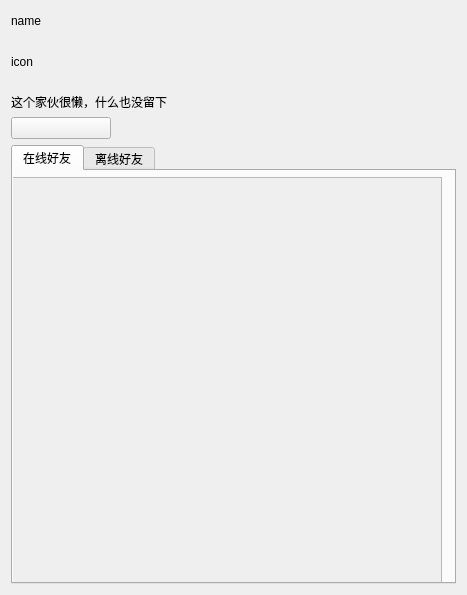
<?xml version="1.0" encoding="UTF-8"?>
<ui version="4.0">
 <class>CFriendList</class>
 <widget class="QWidget" name="CFriendList">
  <property name="geometry">
   <rect>
    <x>0</x>
    <y>0</y>
    <width>467</width>
    <height>595</height>
   </rect>
  </property>
  <property name="windowTitle">
   <string>Form</string>
  </property>
  <layout class="QVBoxLayout" name="verticalLayout">
   <item>
    <widget class="QLabel" name="lb_name">
     <property name="minimumSize">
      <size>
       <width>150</width>
       <height>20</height>
      </size>
     </property>
     <property name="maximumSize">
      <size>
       <width>150</width>
       <height>20</height>
      </size>
     </property>
     <property name="text">
      <string>name</string>
     </property>
    </widget>
   </item>
   <item>
    <widget class="QLabel" name="lb_icon">
     <property name="minimumSize">
      <size>
       <width>50</width>
       <height>50</height>
      </size>
     </property>
     <property name="maximumSize">
      <size>
       <width>50</width>
       <height>16777215</height>
      </size>
     </property>
     <property name="text">
      <string>icon</string>
     </property>
     <property name="scaledContents">
      <bool>true</bool>
     </property>
    </widget>
   </item>
   <item>
    <widget class="QLabel" name="lb_signed">
     <property name="text">
      <string>这个家伙很懒，什么也没留下</string>
     </property>
    </widget>
   </item>
   <item>
    <widget class="QPushButton" name="pb_addFriend">
     <property name="maximumSize">
      <size>
       <width>100</width>
       <height>16777215</height>
      </size>
     </property>
     <property name="text">
      <string/>
     </property>
     <property name="icon">
      <iconset resource="source.qrc">
       <normaloff>:/tx/a3f92ae9_E771320_0737bafa.png</normaloff>:/tx/a3f92ae9_E771320_0737bafa.png</iconset>
     </property>
     <property name="iconSize">
      <size>
       <width>20</width>
       <height>20</height>
      </size>
     </property>
     <property name="checkable">
      <bool>false</bool>
     </property>
    </widget>
   </item>
   <item>
    <widget class="QTabWidget" name="tbWidget_friend">
     <property name="currentIndex">
      <number>0</number>
     </property>
     <widget class="QWidget" name="tb_online">
      <attribute name="title">
       <string>在线好友</string>
      </attribute>
      <widget class="QScrollArea" name="sca_online">
       <property name="geometry">
        <rect>
         <x>-1</x>
         <y>6</y>
         <width>430</width>
         <height>431</height>
        </rect>
       </property>
       <property name="widgetResizable">
        <bool>true</bool>
       </property>
       <widget class="QWidget" name="sca_inOnline">
        <property name="geometry">
         <rect>
          <x>0</x>
          <y>0</y>
          <width>400</width>
          <height>429</height>
         </rect>
        </property>
        <property name="maximumSize">
         <size>
          <width>400</width>
          <height>16777215</height>
         </size>
        </property>
        <layout class="QVBoxLayout" name="verticalLayout_3">
         <item>
          <widget class="QWidget" name="wdg_online" native="true">
           <property name="minimumSize">
            <size>
             <width>0</width>
             <height>51</height>
            </size>
           </property>
           <property name="maximumSize">
            <size>
             <width>16777215</width>
             <height>16777215</height>
            </size>
           </property>
          </widget>
         </item>
         <item>
          <spacer name="verticalSpacer">
           <property name="orientation">
            <enum>Qt::Vertical</enum>
           </property>
           <property name="sizeHint" stdset="0">
            <size>
             <width>375</width>
             <height>346</height>
            </size>
           </property>
          </spacer>
         </item>
        </layout>
       </widget>
      </widget>
     </widget>
     <widget class="QWidget" name="tb_offline">
      <attribute name="title">
       <string>离线好友</string>
      </attribute>
      <widget class="QScrollArea" name="sca_offline">
       <property name="geometry">
        <rect>
         <x>-1</x>
         <y>6</y>
         <width>430</width>
         <height>431</height>
        </rect>
       </property>
       <property name="maximumSize">
        <size>
         <width>485</width>
         <height>491</height>
        </size>
       </property>
       <property name="widgetResizable">
        <bool>true</bool>
       </property>
       <widget class="QWidget" name="sca_inOffline">
        <property name="geometry">
         <rect>
          <x>0</x>
          <y>0</y>
          <width>400</width>
          <height>429</height>
         </rect>
        </property>
        <property name="maximumSize">
         <size>
          <width>400</width>
          <height>16777215</height>
         </size>
        </property>
        <layout class="QVBoxLayout" name="verticalLayout_2">
         <item>
          <widget class="QWidget" name="wdg_offline" native="true">
           <property name="minimumSize">
            <size>
             <width>406</width>
             <height>51</height>
            </size>
           </property>
           <property name="maximumSize">
            <size>
             <width>406</width>
             <height>16777215</height>
            </size>
           </property>
          </widget>
         </item>
         <item>
          <spacer name="verticalSpacer_2">
           <property name="orientation">
            <enum>Qt::Vertical</enum>
           </property>
           <property name="sizeHint" stdset="0">
            <size>
             <width>20</width>
             <height>406</height>
            </size>
           </property>
          </spacer>
         </item>
        </layout>
       </widget>
      </widget>
     </widget>
    </widget>
   </item>
  </layout>
 </widget>
 <resources>
  <include location="source.qrc"/>
 </resources>
 <connections/>
</ui>
